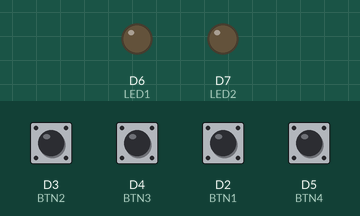
Simulated run of this sketch. Board: ESP8266 (NodeMCU). Parts: output pins drawn as LEDs (lit = HIGH). The test bench sets the inputs (shaded band); at power-on: D2 (BTN1), D3 (BTN2), D4 (BTN3), D5 (BTN4) LOW. WiFi joins after 1.5 s; servers stay silent unless stated; random numbers use the default seed unless the sketch sets one; no MQTT or app messages arrive unless stated; what the sketch prints to the serial monitor is not drawn.

Above: at 2.7 s.
2.8 s: D3 (BTN2) pulled HIGH for 0.15 s
At 4.0 s:
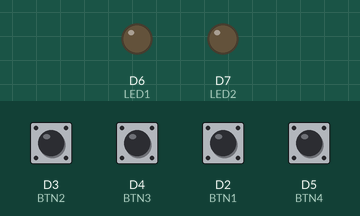
4.5 s: D4 (BTN3) pulled HIGH for 0.15 s
At 5.4 s:
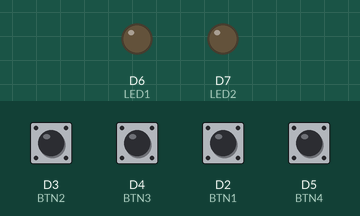
6.2 s: D2 (BTN1) pulled HIGH for 0.15 s
At 7.6 s:
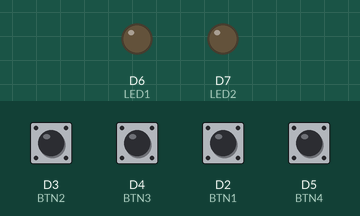
7.9 s: D5 (BTN4) pulled HIGH for 0.15 s
At 9.1 s:
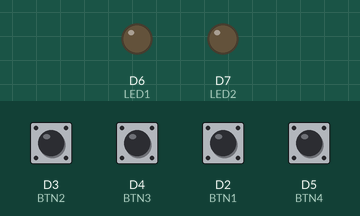
11.1 s: D3 (BTN2) pulled HIGH for 1 s
At 11.9 s:
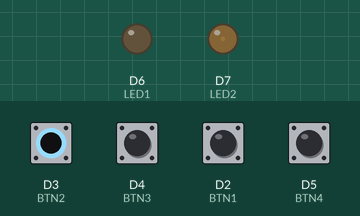
Timing chart, 0 to 14.1 s (numbered marks = the images above; inputs shaded):
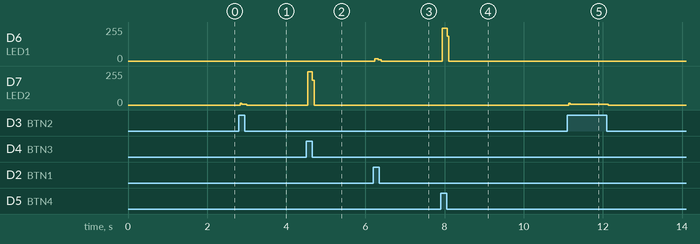

Measured:
- after the input at 2.8 s, D7 (LED2): 0/255 → 7/255 at once, → 0/255 0.16 s later
- after the input at 4.5 s, D7 (LED2): 0/255 → 251/255 at once, → 0/255 0.12 s later
- after the input at 6.2 s, D6 (LED1): 0/255 → 18/255 at once, → 10/255 0.08 s later, → 0/255 0.08 s later
- after the input at 7.9 s, D6 (LED1): 0/255 → 244/255 at once, → 0/255 0.12 s later
- after the input at 11.1 s, D7 (LED2): 0/255 → 7/255 at once, → 0/255 1.0 s later

The sketch:

justtest.ino
```cpp
#include <ESP8266WiFi.h>
#include <PubSubClient.h>

#define BTN1 D2
#define BTN2 D3
#define BTN3 D4
#define BTN4 D5
#define LED1 D6
#define LED2 D7
#define LED3 D11
#define LED4 D12

// Update these with values suitable for your network.

const char* ssid = "********";
const char* password = "*******";

const char* mqtt_server = "broker.mqtt-dashboard.com";

WiFiClient espClient;
PubSubClient client(espClient);
unsigned long lastMsg = 0;
#define MSG_BUFFER_SIZE  (50)
char msg[MSG_BUFFER_SIZE];
int value = 0;

void setup_wifi() {
  delay(10);
  // We start by connecting to a WiFi network
  Serial.println();
  Serial.print("Connecting to ");
  Serial.println(ssid);

  WiFi.mode(WIFI_STA);
  WiFi.begin(ssid, password);

  while (WiFi.status() != WL_CONNECTED) {
    delay(500);
    Serial.print(".");
  }

  randomSeed(micros());

  Serial.println("");
  Serial.println("WiFi connected");
  Serial.println("IP address: ");
  Serial.println(WiFi.localIP());
}

void callback(char* topic, byte* payload, unsigned int length) {
  Serial.print("Message arrived [");
  Serial.print(topic);
  Serial.print("] ");
  //byte array를 string으로 변경

  String data;
  for (int i = 0; i < length; i++) {
    Serial.print((char)payload[i]);
   data+=(char)payload[i];
  }

  int tile1 = data.toInt();
  int tile2 = data.toInt();
  int tile3 = data.toInt();
  int tile4 = data.toInt();
}

void reconnect() {
  // Loop until we're reconnected
  while (!client.connected()) {
    Serial.print("Attempting MQTT connection...");
    // Create a random client ID
    String clientId = "ESP8266Client-";
    clientId += String(random(0xffff), HEX);
    // Attempt to connect
    if (client.connect(clientId.c_str())) {
      Serial.println("connected");
      // Once connected, publish an announcement...
      client.publish("outTopic", "hello world");
      // ... and resubscribe
      client.subscribe("seoyeong/buttons");
    } else {
      Serial.print("failed, rc=");
      Serial.print(client.state());
      Serial.println(" try again in 5 seconds");
      // Wait 5 seconds before retrying
      delay(5000);
    }
  }
}

void setup() {
  pinMode(BUILTIN_LED, OUTPUT);     // Initialize the BUILTIN_LED pin as an output
  Serial.begin(115200);
  pinMode(BTN1,INPUT);      //button1
  pinMode(BTN2,INPUT);      //button2
  pinMode(BTN3,INPUT);      //button3
  pinMode(BTN4,INPUT);      //button4

  pinMode(LED1,OUTPUT);     //led 1
  pinMode(LED2,OUTPUT);     //led 2
  pinMode(LED3,OUTPUT);     //led 3
  pinMode(LED4,OUTPUT);     //led 4

  setup_wifi();
  client.setServer(mqtt_server, 1883);
  client.setCallback(callback);
}

void loop() {

  int arduino2 = 0;

  if (!client.connected()) {
    reconnect();
  }
  client.loop();

  if(digitalRead(BTN1)==HIGH)
  {
    digitalWrite(LED1, HIGH);
     Serial.println(arduino2+5);
  }
  else
  {
    digitalWrite(LED1, LOW);
  }

  if(digitalRead(BTN2)==HIGH)
  {
    digitalWrite(LED2, HIGH);
    Serial.println(arduino2+15);
  }
  else
  {
    digitalWrite(LED2, LOW);
  }

  if(digitalRead(BTN3)==HIGH)
  {
    digitalWrite(LED3, HIGH);
    Serial.println(arduino2+25);
  }
  else
  {
    digitalWrite(LED3, LOW);
  }

  if(digitalRead(BTN4)==HIGH)
  {
    digitalWrite(LED4, HIGH);
    Serial.println(arduino2+35);
  }
  else
  {
    digitalWrite(LED4, LOW);
  }

}
```
